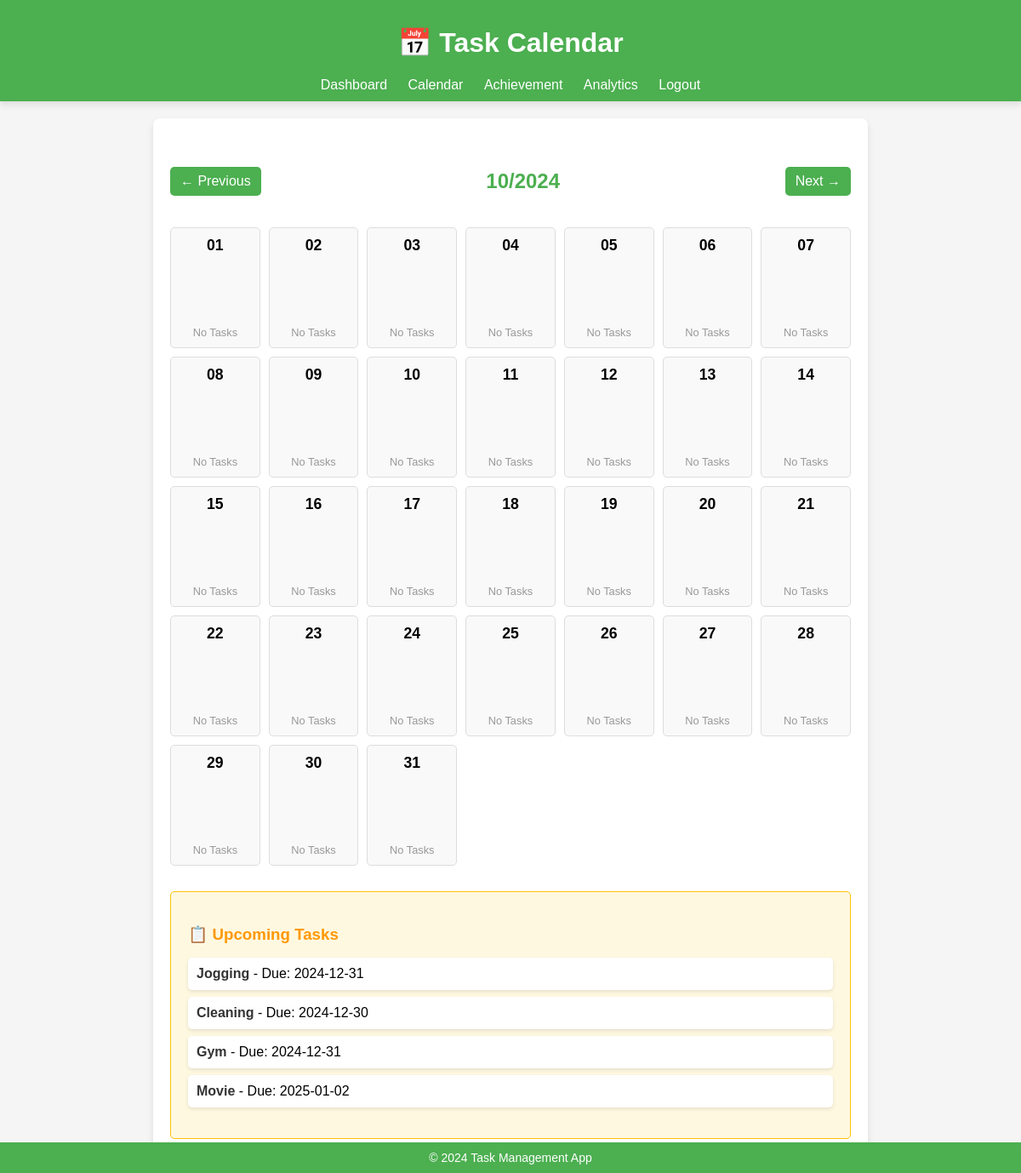
/calendar?year=2024&month=10 (signed in), run on the app's committed database.
### main.py (models this page shows)
class Task(db.Model):
    id = db.Column(db.Integer, primary_key=True)
    title = db.Column(db.String(100), nullable=False)
    description = db.Column(db.Text, nullable=True)
    due_date = db.Column(db.Date, nullable=False)
    status = db.Column(db.String(20), default='Pending')
    priority = db.Column(db.String(10), default='Low')
    user_id = db.Column(db.Integer, db.ForeignKey('user.id'))
    created_date = db.Column(db.DateTime, default=datetime.utcnow)
    completed_date = db.Column(db.DateTime, nullable=True)
    is_deleted = db.Column(db.Boolean, default=False)

### main.py (the view)
@app.route('/calendar')
def calendar():
    user = get_current_user()  # Assuming this gets the current user
    if not user:
        flash('Please log in first.', 'warning')
        return redirect(url_for('login'))
    tasks = Task.query.filter_by(user_id=user.id, is_deleted=False).all()
    events = []
    for task in tasks:
        if task.due_date:
            event = {
                'title': task.title,
                'start': task.due_date.strftime('%Y-%m-%d'),
                'description': task.description,
                'priority': task.priority
            }
            events.append(event)
    year = int(request.args.get('year', datetime.now().year))
    month = int(request.args.get('month', datetime.now().month))
    today = datetime.now()
    month_start = datetime(year, month, 1)
    next_month = (month_start.replace(day=28) + timedelta(days=4)).replace(day=1)
    month_end = next_month - timedelta(days=1)
    calendar_days = []
    tasks_by_date = defaultdict(list)
    for task in tasks:
        if task.due_date:
            tasks_by_date[task.due_date].append(task)
    current_day = month_start
    while current_day <= month_end:
        tasks_for_day = tasks_by_date.get(current_day.date(), [])
        calendar_days.append({
            'date': current_day.strftime('%Y-%m-%d'),
            'day': current_day.strftime('%d'),
            'is_today': current_day.date() == today.date(),
            'tasks': [{
                'title': task.title,
                'priority': task.priority,
                'description': task.description
            } for task in tasks_for_day]
        })
        current_day += timedelta(days=1)
    prev_month = (month_start - timedelta(days=1)).month
    prev_year = (month_start - timedelta(days=1)).year
    next_month = (month_end + timedelta(days=1)).month
    next_year = (month_end + timedelta(days=1)).year
    return render_template(
        'calendar.html',
        events=events,
        calendar_days=calendar_days,
        current_year=year,
        current_month=month,
        prev_year=prev_year,
        prev_month=prev_month,
        next_year=next_year,
        next_month=next_month
    )

### main.py (called while the page is built)
def get_current_user():
    user_id = session.get('user_id')
    if user_id:
        return db.session.get(User, user_id)
    return None

### templates/calendar.html (shortened to what this page needs)
<!DOCTYPE html>
<html lang="en">
<head>
    <link rel="stylesheet" href="{{ url_for('static', filename='styles.css') }}">
</head>
<body>
    <header>
        <h1>📅 Task Calendar</h1>
        <nav>
            <a href="{{ url_for('dashboard') }}">Dashboard</a>
            <a href="{{ url_for('calendar') }}">Calendar</a>
            <a href="{{ url_for('achievement') }}">Achievement</a>
            <a href="{{ url_for('analytics') }}">Analytics</a>
            <a href="{{ url_for('logout') }}">Logout</a>
        </nav>
    </header>
    <main>
        <div class="calendar-container">
            <div class="calendar-navigation">
                <a href="{{ url_for('calendar', year=prev_year, month=prev_month) }}">← Previous</a>
                <h2>{{ current_month }}/{{ current_year }}</h2>
                <a href="{{ url_for('calendar', year=next_year, month=next_month) }}">Next →</a>
            </div>
            <div class="calendar">
                {% for day in calendar_days %}
                    <div class="day {% if day.is_today %}today{% endif %} {% if day.tasks %}has-task{% endif %}">
                        <strong>{{ day.day }}</strong>
                        <div class="tasks">
                            {% if day.tasks %}
                                {% for task in day.tasks %}
                                    {% if not task.is_completed and not task.is_deleted %}
                                        <div class="task-item {{ task.priority|lower }}">
                                            📝 {{ task.title }}
                                        </div>
                                    {% endif %}
                                {% endfor %}
                            {% else %}
                                <div class="no-task">No Tasks</div>
                            {% endif %}
                        </div>
                    </div>
                {% endfor %}
            </div>
        </div>
        <div class="task-details">
            <h3>📋 Upcoming Tasks</h3>
            {% if events %}
                <ul>
                    {% for event in events %}
                        <li>
                            <strong>{{ event.title }}</strong> - Due: {{ event.start }}
                        </li>
                    {% endfor %}
                </ul>
            {% else %}
                <p>No upcoming tasks! 🎉</p>
            {% endif %}
        </div>
    </main>
    <footer>
        <p>&copy; 2024 Task Management App</p>
    </footer>
</body>
</html>

### static/styles.css (style rules this page uses)
body { font-family: Arial, sans-serif; margin: 0; padding: 0; background-color: #f5f5f5; }
header { background-color: #4CAF50; color: white; padding: 10px 0; text-align: center; box-shadow: 0 4px 8px rgba(0, 0, 0, 0.1); }
header nav a { color: white; margin: 0 10px; text-decoration: none; font-size: 16px; }
main { margin: 20px auto; padding: 20px; background-color: white; max-width: 800px; border-radius: 8px; box-shadow: 0 4px 8px rgba(0, 0, 0, 0.1); }
a { color: #4CAF50; text-decoration: none; }
footer { text-align: center; padding: 10px; background-color: #4CAF50; color: white; position: fixed; bottom: 0; width: 100%; }
footer p { margin: 0; font-size: 14px; }

### templates/calendar.html (style rules this page uses)
body { font-family: Arial, sans-serif; margin: 0; padding: 0; }
header { background: #4CAF50; color: white; text-align: center; padding: 10px 0; }
nav { margin-top: 10px; }
nav a { color: white; text-decoration: none; margin: 0 10px; }
.calendar-container { margin: 20px auto; max-width: 900px; text-align: center; }
h2 { color: #4CAF50; margin-bottom: 20px; }
.calendar-navigation { display: flex; justify-content: space-between; align-items: center; margin-bottom: 20px; }
.calendar-navigation a { text-decoration: none; background: #4CAF50; color: white; padding: 8px 12px; border-radius: 5px; }
.calendar { display: grid; grid-template-columns: repeat(7, 1fr); gap: 10px; text-align: center; margin-top: 20px; }
.day { border: 1px solid #ddd; padding: 10px; border-radius: 5px; background-color: #f9f9f9; transition: background-color 0.3s ease; min-height: 120px; display: flex; flex-direction: column; justify-content: space-between; }
.day strong { font-size: 1.1em; }
.day .tasks { margin-top: 5px; overflow-y: auto; max-height: 80px; }
.day .no-task { font-size: 0.8em; color: #999; margin-top: 10px; }
.task-details { margin-top: 30px; padding: 20px; background-color: #fff8e1; border: 1px solid #ffc107; border-radius: 5px; }
.task-details h3 { margin-bottom: 15px; color: #ff9800; }
.task-details ul { list-style: none; padding: 0; }
.task-details li { margin: 8px 0; padding: 10px; border-radius: 5px; background-color: #fff; box-shadow: 0 2px 4px rgba(0,0,0,0.1); }
.task-details li strong { color: #333; }
footer { text-align: center; padding: 10px 0; margin-top: 30px; background: #4CAF50; color: white; }

### data on the page
Task: title "Jogging", start "2024-12-31"
Task: title "Cleaning", start "2024-12-30"
Task: title "Gym", start "2024-12-31"
Task: title "Movie", start "2025-01-02"

### other printed values
{{ current_month }} "10"
{{ current_year }} "2024"
{{ day.day }} "01" "02" "03" "04" "05" "06" "07" "08" "09" "10" "11" "12" "13" "14" "15" "16" "17" "18" "19" "20" "21" "22" "23" "24" "25" "26" "27" "28" "29" "30" "31"
